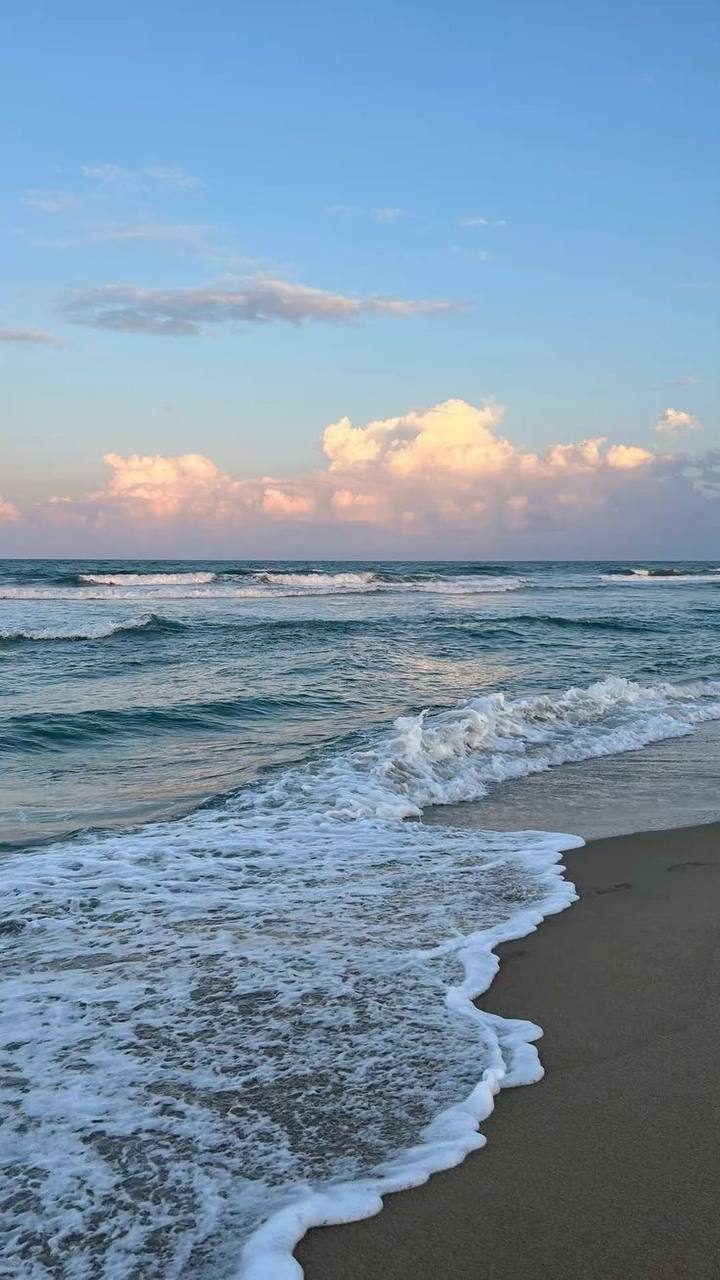
#> input picture task3.JPG, 720 x 1280 px
$ python main.py
#> lines starting #> are read from the running program, lines starting #| are printed output that depends on the picture; after the words box and inside, x2 and y2 are one past the last pixel; in counts of white or black regions, pixels touching at a corner belong together
import cv2
import numpy as np

# 1. Read the newly updated image file
image_path = 'task3.JPG'
img = cv2.imread(image_path)
#> img is the input picture: shape (1280, 720, 3); mean B, G, R 167.8, 146.6, 123.2

if img is None:
    print("Error: Could not read task3.JPG!")
else:
    # 2. Convert BGR to HSV color space
    img_hsv = cv2.cvtColor(img, cv2.COLOR_BGR2HSV)
#> img_hsv: shape (1280, 720, 3); mean H, S, V 92.7, 68.9, 170.1

    # 3. Define HSV range for detecting blue color (Sky and Sea)
    lower_blue = np.array([90, 50, 50])
    upper_blue = np.array([130, 255, 255])

    # 4. Create mask for blue color
    blue_mask = cv2.inRange(img_hsv, lower_blue, upper_blue)
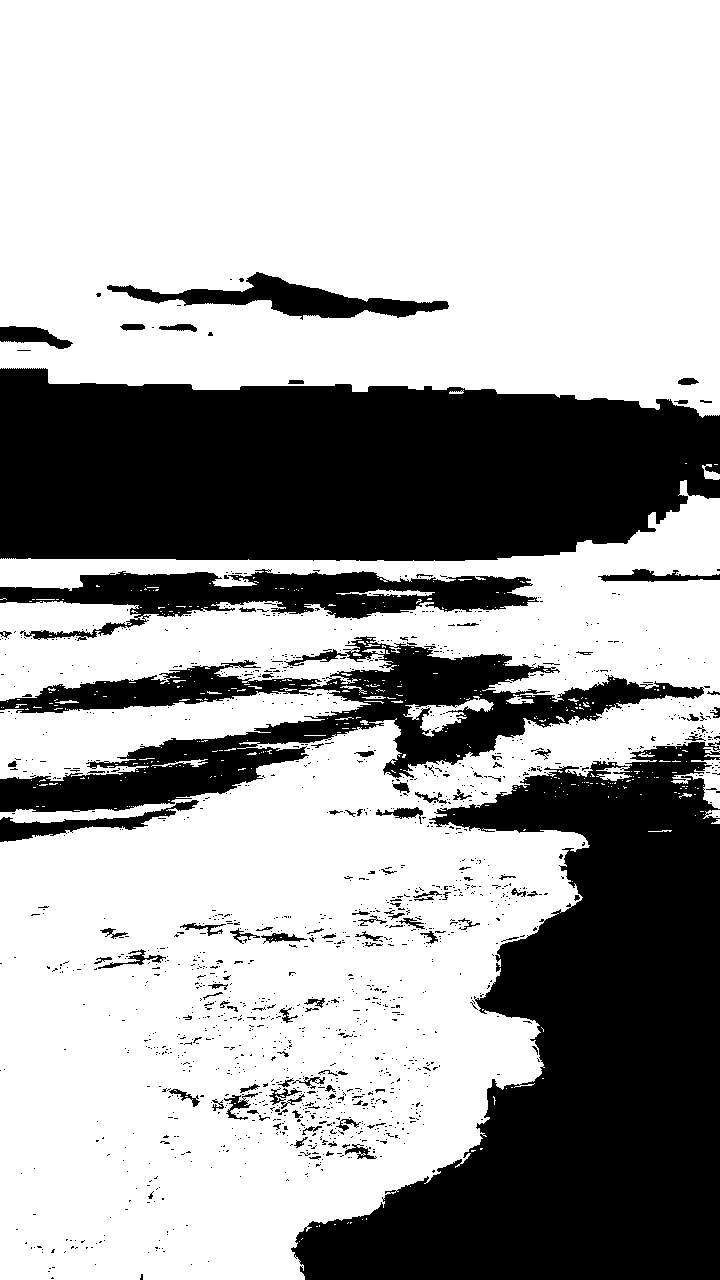
#> blue_mask: shape (1280, 720); 65.8% white; 1512 black regions (1405 under 20 px), largest, box (x1, y1, x2, y2) and area: (291, 741, 720, 1280) 123335, (0, 368, 720, 561) 116488, (0, 636, 704, 812) 39312

    # 5. Extract blue color components
    detected_blue = cv2.bitwise_and(img, img, mask=blue_mask)
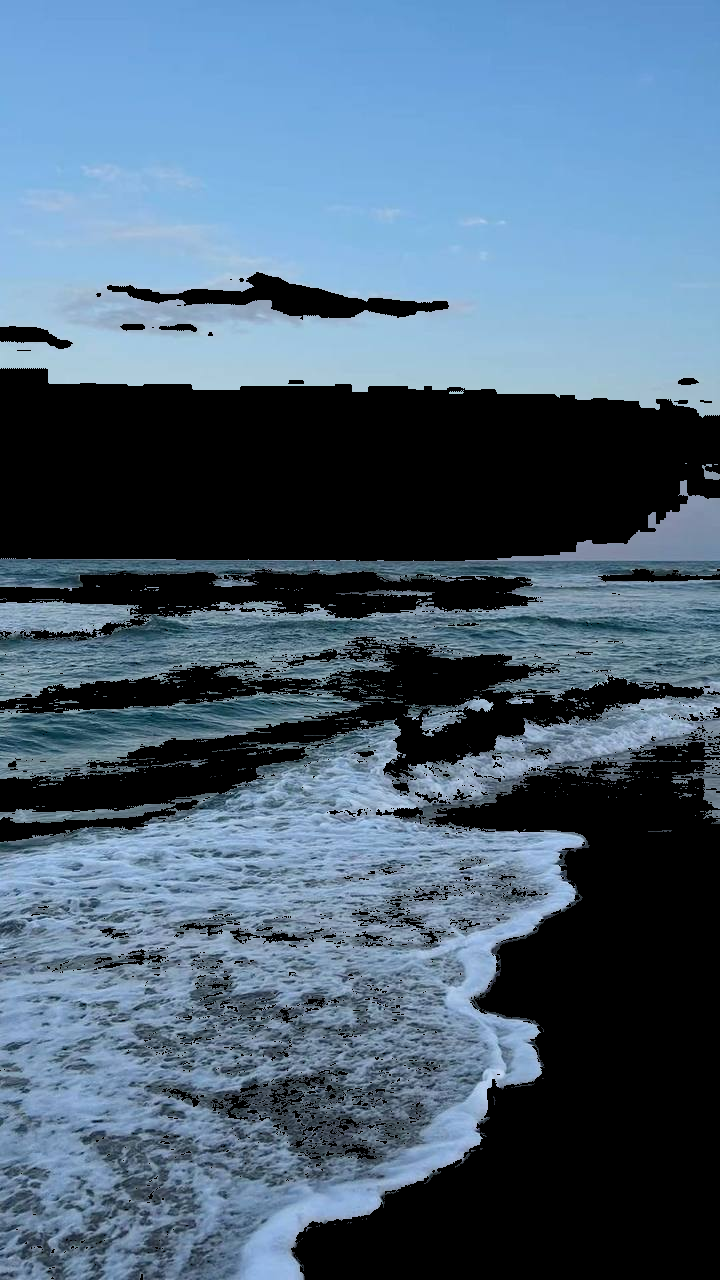
#> detected_blue: shape (1280, 720, 3); mean B, G, R 120.6, 100.1, 77.3

    # 6. Save the processed image
    cv2.imwrite('output_sea.JPG', detected_blue)
    print("Success! The processed image has been saved as 'output_sea.JPG'")
